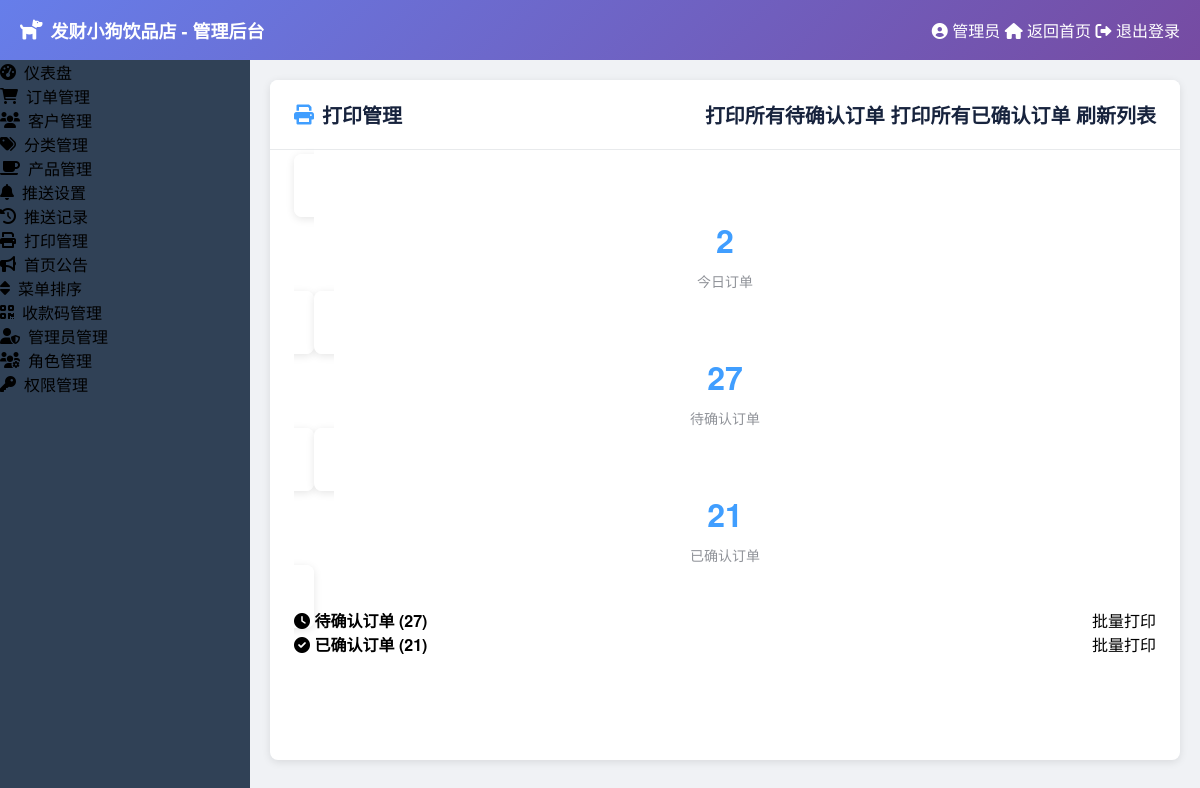
/admin/print_management (signed in), run on the app's committed database.
### app/models.py (models this page shows, shortened)
class MenuConfig(db.Model):
    id = db.Column(db.Integer, primary_key=True)
    menu_key = db.Column(db.String(50), unique=True, nullable=False)  # 菜单唯一标识
    menu_name = db.Column(db.String(100), nullable=False)  # 菜单显示名称
    menu_icon = db.Column(db.String(50), nullable=False)  # 菜单图标
    menu_url = db.Column(db.String(200), nullable=True)  # 菜单链接
    parent_key = db.Column(db.String(50), nullable=True)  # 父菜单标识
    sort_order = db.Column(db.Integer, default=0)  # 排序顺序
    is_active = db.Column(db.Boolean, default=True)  # 是否启用
    is_visible = db.Column(db.Boolean, default=True)  # 是否显示
    created_at = db.Column(db.DateTime, default=datetime.utcnow)
    updated_at = db.Column(db.DateTime, default=datetime.utcnow, onupdate=datetime.utcnow)

### app/admin/routes.py (the view)
@bp.route('/print_management')
@admin_required
def print_management():
    from datetime import date
    today = date.today()
    today_orders = Order.query.filter(
        db.func.date(Order.created_at) == today
    ).all()
    pending_orders = Order.query.filter_by(status='pending').all()
    confirmed_orders = Order.query.filter_by(status='confirmed').all()
    return render_template('admin/element_print_management.html',
                          today_orders=today_orders,
                          pending_orders=pending_orders,
                          confirmed_orders=confirmed_orders,
                          today=today)

### app/__init__.py (called while the page is built)
def create_app():
    app = Flask(__name__, template_folder='../templates', static_folder='../static')
    app.config.from_object(Config)
    from app.models import db
    db.init_app(app)
    from app.main import bp as main_bp
    app.register_blueprint(main_bp)
    from app.admin import bp as admin_bp
    app.register_blueprint(admin_bp, url_prefix='/admin')
    from app.admin.print_routes import bp as print_bp
    app.register_blueprint(print_bp)
    @app.template_global()
    def get_admin_menu_items():
        from app.models import MenuConfig
        try:
            menus = MenuConfig.query.filter_by(is_active=True, is_visible=True).order_by(MenuConfig.sort_order).all()
            return menus
        except:
            return []
    @app.template_global()
    def csrf_token():
        """生成CSRF token"""
        return secrets.token_hex(16)
    return app

### app/admin/routes.py (called while the page is built)
def admin_required(f):
    @wraps(f)
    def decorated_function(*args, **kwargs):
        if not session.get('is_admin'):
            flash('请先登录管理员账户', 'error')
            return redirect(url_for('admin.login'))
        return f(*args, **kwargs)
    return decorated_function

### templates/admin/element_print_management.html (shortened to what this page needs)
{% extends "admin/element_base.html" %}
{% block page_icon %}<i class="fas fa-print"></i>{% endblock %}
{% block page_title %}打印管理{% endblock %}
{% block page_actions %}
<el-button type="primary" icon="el-icon-printer" @click="printAllPending">
    打印所有待确认订单
</el-button>
<el-button type="success" icon="el-icon-printer" @click="printAllConfirmed">
    打印所有已确认订单
</el-button>
<el-button type="info" icon="el-icon-refresh" @click="refreshList">
    刷新列表
</el-button>
{% endblock %}
{% block content %}
<el-row :gutter="20" style="margin-bottom: 20px;">
    <el-col :span="8">
        <el-card class="stat-card">
            <div class="stat-content">
                <div class="stat-number">{{ today_orders|length }}</div>
                <div class="stat-label">今日订单</div>
            </div>
        </el-card>
    </el-col>
    <el-col :span="8">
        <el-card class="stat-card">
            <div class="stat-content">
                <div class="stat-number">{{ pending_orders|length }}</div>
                <div class="stat-label">待确认订单</div>
            </div>
        </el-card>
    </el-col>
    <el-col :span="8">
        <el-card class="stat-card">
            <div class="stat-content">
                <div class="stat-number">{{ confirmed_orders|length }}</div>
                <div class="stat-label">已确认订单</div>
            </div>
        </el-card>
    </el-col>
</el-row>
<el-card style="margin-bottom: 20px;">
    <div slot="header" class="clearfix">
        <span style="font-weight: 600;">
            <i class="fas fa-clock"></i> 待确认订单 ({{ pending_orders|length }})
        </span>
        <div style="float: right;">
            <el-button type="warning" size="small" @click="printAllPending">
                批量打印
            </el-button>
        </div>
    </div>
</el-card>
<el-card>
    <div slot="header" class="clearfix">
        <span style="font-weight: 600;">
            <i class="fas fa-check-circle"></i> 已确认订单 ({{ confirmed_orders|length }})
        </span>
        <div style="float: right;">
            <el-button type="success" size="small" @click="printAllConfirmed">
                批量打印
            </el-button>
        </div>
    </div>
</el-card>
{% endblock %}

### templates/admin/element_base.html (shortened to what this page needs)
<!DOCTYPE html>
<html lang="zh-CN">
<head>
    <link rel="stylesheet" href="https://unpkg.com/element-ui/lib/theme-chalk/index.css">
    <link rel="stylesheet" href="https://cdnjs.cloudflare.com/ajax/libs/font-awesome/6.0.0/css/all.min.css">
</head>
<body>
    <div id="app" class="admin-container">
        <div class="admin-header">
            <div class="admin-logo">
                <i class="fas fa-dog"></i>
                发财小狗饮品店 - 管理后台
            </div>
            <div>
                <el-dropdown trigger="click">
                    <span class="el-dropdown-link" style="color: white; cursor: pointer;">
                        <i class="fas fa-user-circle"></i>
                        管理员
                    </span>
                    <el-dropdown-menu slot="dropdown">
                        <el-dropdown-item>
                            <a href="{{ url_for('main.index') }}" style="text-decoration: none; color: inherit;">
                                <i class="fas fa-home"></i> 返回首页
                            </a>
                        </el-dropdown-item>
                        <el-dropdown-item divided>
                            <a href="{{ url_for('admin.logout') }}" style="text-decoration: none; color: inherit;">
                                <i class="fas fa-sign-out-alt"></i> 退出登录
                            </a>
                        </el-dropdown-item>
                    </el-dropdown-menu>
                </el-dropdown>
            </div>
        </div>
        <div class="admin-main">
            <div class="admin-sidebar">
                <el-menu
                    :default-active="activeMenu"
                    class="el-menu-vertical-demo"
                    background-color="#304156"
                    text-color="#bfcbd9"
                    active-text-color="#409EFF"
                    :unique-opened="true">
                    {% set menu_items = get_admin_menu_items() %}
                    {% for menu in menu_items %}
                    <el-menu-item index="{{ menu.menu_key }}">
                        <a href="{{ url_for(menu.menu_url) if menu.menu_url else '#' }}" style="text-decoration: none; color: inherit; display: flex; align-items: center; width: 100%;">
                            <i class="{{ menu.menu_icon }}" style="margin-right: 8px;"></i>
                            <span>{{ menu.menu_name }}</span>
                        </a>
                    </el-menu-item>
                    {% endfor %}
                </el-menu>
            </div>
            <div class="admin-content">
                <div class="page-container">
                    <div class="page-header">
                        <div class="page-title">
                            <div class="page-title-left">
                                {% block page_icon %}<i class="fas fa-home"></i>{% endblock %}
                                {% block page_title %}页面标题{% endblock %}
                            </div>
                            <div>
                                {% block page_actions %}{% endblock %}
                            </div>
                        </div>
                    </div>
                    <div class="page-content">
                        {% block content %}{% endblock %}
                    </div>
                </div>
            </div>
        </div>
    </div>
</body>
</html>

### templates/admin/element_base.html (style rules this page uses)
body { margin: 0; font-family: "Helvetica Neue", Helvetica, "PingFang SC", "Hiragino Sans GB", "Microsoft YaHei", "微软雅黑", Arial, sans-serif; }
.admin-container { height: 100vh; display: flex; flex-direction: column; }
.admin-header { background: linear-gradient(135deg, #667eea 0%, #764ba2 100%); color: white; height: 60px; display: flex; align-items: center; justify-content: space-between; padding: 0 20px; box-shadow: 0 2px 8px rgba(0,0,0,0.1); }
.admin-logo { display: flex; align-items: center; font-size: 18px; font-weight: bold; }
.admin-logo i { margin-right: 8px; font-size: 20px; }
.admin-main { flex: 1; display: flex; overflow: hidden; }
.admin-sidebar { width: 250px; background: #304156; overflow-y: auto; }
.admin-content { flex: 1; background: #f0f2f5; overflow-y: auto; padding: 20px; }
.page-container { background: white; border-radius: 8px; box-shadow: 0 2px 8px rgba(0,0,0,0.1); min-height: calc(100vh - 120px); }
.page-header { padding: 20px 24px; border-bottom: 1px solid #e8eaec; background: white; border-radius: 8px 8px 0 0; }
.page-title { font-size: 20px; font-weight: 600; color: #17233d; margin: 0; display: flex; align-items: center; justify-content: space-between; }
.page-title-left { display: flex; align-items: center; }
.page-title-left i { margin-right: 8px; color: #409EFF; }
.page-content { padding: 24px; }
.stat-card { text-align: center; padding: 20px; border-radius: 8px; background: white; box-shadow: 0 2px 8px rgba(0,0,0,0.1); transition: transform 0.3s ease; }
.stat-number { font-size: 28px; font-weight: bold; margin-bottom: 8px; }
.stat-label { color: #606266; font-size: 14px; }

### templates/admin/element_print_management.html (style rules this page uses)
.stat-card { text-align: center; }
.stat-content { padding: 20px; }
.stat-number { font-size: 32px; font-weight: bold; color: #409EFF; margin-bottom: 8px; }
.stat-label { font-size: 14px; color: #909399; }
.clearfix:before, .clearfix:after { display: table; content: ""; }
.clearfix:after { clear: both; }

### data on the page
MenuConfig: menu_name "仪表盘"
MenuConfig: menu_name "订单管理"
MenuConfig: menu_name "客户管理"
MenuConfig: menu_name "分类管理"
MenuConfig: menu_name "产品管理"
MenuConfig: menu_name "推送设置"
MenuConfig: menu_name "推送记录"
MenuConfig: menu_name "打印管理"
MenuConfig: menu_name "首页公告"
MenuConfig: menu_name "菜单排序"
MenuConfig: menu_name "收款码管理"
MenuConfig: menu_name "管理员管理"
MenuConfig: menu_name "角色管理"
MenuConfig: menu_name "权限管理"

### other printed values
{{ today_orders|length }} "2"
{{ pending_orders|length }} "27"
{{ confirmed_orders|length }} "21"
